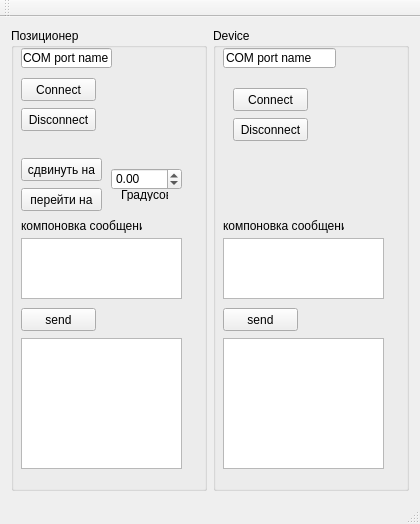
<?xml version="1.0" encoding="UTF-8"?>
<ui version="4.0">
 <class>MainWindow</class>
 <widget class="QMainWindow" name="MainWindow">
  <property name="geometry">
   <rect>
    <x>0</x>
    <y>0</y>
    <width>420</width>
    <height>524</height>
   </rect>
  </property>
  <property name="sizePolicy">
   <sizepolicy hsizetype="Fixed" vsizetype="Fixed">
    <horstretch>0</horstretch>
    <verstretch>0</verstretch>
   </sizepolicy>
  </property>
  <property name="windowTitle">
   <string>COM controller</string>
  </property>
  <widget class="QWidget" name="centralWidget">
   <layout class="QHBoxLayout" name="horizontalLayout">
    <item>
     <widget class="QGroupBox" name="groupBox">
      <property name="title">
       <string>Позиционер</string>
      </property>
      <widget class="QLineEdit" name="lineEdit">
       <property name="geometry">
        <rect>
         <x>10</x>
         <y>20</y>
         <width>91</width>
         <height>20</height>
        </rect>
       </property>
       <property name="text">
        <string>COM port name</string>
       </property>
      </widget>
      <widget class="QPushButton" name="btnDisconnect">
       <property name="geometry">
        <rect>
         <x>10</x>
         <y>80</y>
         <width>75</width>
         <height>23</height>
        </rect>
       </property>
       <property name="text">
        <string>Disconnect</string>
       </property>
      </widget>
      <widget class="QPushButton" name="btnConnect">
       <property name="geometry">
        <rect>
         <x>10</x>
         <y>50</y>
         <width>75</width>
         <height>23</height>
        </rect>
       </property>
       <property name="text">
        <string>Connect</string>
       </property>
      </widget>
      <widget class="QPushButton" name="pushButton_5">
       <property name="geometry">
        <rect>
         <x>10</x>
         <y>160</y>
         <width>81</width>
         <height>23</height>
        </rect>
       </property>
       <property name="text">
        <string>перейти на</string>
       </property>
      </widget>
      <widget class="QPushButton" name="pushButton_3">
       <property name="geometry">
        <rect>
         <x>10</x>
         <y>130</y>
         <width>81</width>
         <height>23</height>
        </rect>
       </property>
       <property name="text">
        <string>сдвинуть на</string>
       </property>
      </widget>
      <widget class="QDoubleSpinBox" name="doubleSpinBox">
       <property name="geometry">
        <rect>
         <x>100</x>
         <y>140</y>
         <width>71</width>
         <height>22</height>
        </rect>
       </property>
       <property name="minimum">
        <double>-100000.000000000000000</double>
       </property>
       <property name="maximum">
        <double>100000.000000000000000</double>
       </property>
       <property name="value">
        <double>0.000000000000000</double>
       </property>
      </widget>
      <widget class="QPlainTextEdit" name="plainTextEdit">
       <property name="geometry">
        <rect>
         <x>10</x>
         <y>210</y>
         <width>161</width>
         <height>61</height>
        </rect>
       </property>
      </widget>
      <widget class="QPushButton" name="pushButton_2">
       <property name="geometry">
        <rect>
         <x>10</x>
         <y>280</y>
         <width>75</width>
         <height>23</height>
        </rect>
       </property>
       <property name="text">
        <string>send</string>
       </property>
      </widget>
      <widget class="QPlainTextEdit" name="plainTextEdit_3">
       <property name="geometry">
        <rect>
         <x>10</x>
         <y>310</y>
         <width>161</width>
         <height>131</height>
        </rect>
       </property>
      </widget>
      <widget class="QLabel" name="label">
       <property name="geometry">
        <rect>
         <x>10</x>
         <y>190</y>
         <width>121</width>
         <height>16</height>
        </rect>
       </property>
       <property name="text">
        <string>компоновка сообщения</string>
       </property>
      </widget>
      <widget class="QLabel" name="label_2">
       <property name="geometry">
        <rect>
         <x>110</x>
         <y>160</y>
         <width>47</width>
         <height>13</height>
        </rect>
       </property>
       <property name="text">
        <string>Градусов</string>
       </property>
      </widget>
     </widget>
    </item>
    <item>
     <widget class="QGroupBox" name="groupBox_2">
      <property name="title">
       <string>Device</string>
      </property>
      <widget class="QLabel" name="label_3">
       <property name="geometry">
        <rect>
         <x>10</x>
         <y>190</y>
         <width>121</width>
         <height>16</height>
        </rect>
       </property>
       <property name="text">
        <string>компоновка сообщения</string>
       </property>
      </widget>
      <widget class="QPlainTextEdit" name="plainTextEdit_4">
       <property name="geometry">
        <rect>
         <x>10</x>
         <y>210</y>
         <width>161</width>
         <height>61</height>
        </rect>
       </property>
      </widget>
      <widget class="QPlainTextEdit" name="plainTextEdit_2">
       <property name="geometry">
        <rect>
         <x>10</x>
         <y>310</y>
         <width>161</width>
         <height>131</height>
        </rect>
       </property>
      </widget>
      <widget class="QPushButton" name="pushButton_6">
       <property name="geometry">
        <rect>
         <x>10</x>
         <y>280</y>
         <width>75</width>
         <height>23</height>
        </rect>
       </property>
       <property name="text">
        <string>send</string>
       </property>
      </widget>
      <widget class="QPushButton" name="btnConnect_2">
       <property name="geometry">
        <rect>
         <x>20</x>
         <y>60</y>
         <width>75</width>
         <height>23</height>
        </rect>
       </property>
       <property name="text">
        <string>Connect</string>
       </property>
      </widget>
      <widget class="QLineEdit" name="lineEdit_2">
       <property name="geometry">
        <rect>
         <x>10</x>
         <y>20</y>
         <width>113</width>
         <height>20</height>
        </rect>
       </property>
       <property name="text">
        <string>COM port name</string>
       </property>
      </widget>
      <widget class="QPushButton" name="btnDisconnect_2">
       <property name="geometry">
        <rect>
         <x>20</x>
         <y>90</y>
         <width>75</width>
         <height>23</height>
        </rect>
       </property>
       <property name="text">
        <string>Disconnect</string>
       </property>
      </widget>
     </widget>
    </item>
   </layout>
  </widget>
  <widget class="QMenuBar" name="menuBar">
   <property name="geometry">
    <rect>
     <x>0</x>
     <y>0</y>
     <width>420</width>
     <height>21</height>
    </rect>
   </property>
  </widget>
  <widget class="QToolBar" name="mainToolBar">
   <attribute name="toolBarArea">
    <enum>TopToolBarArea</enum>
   </attribute>
   <attribute name="toolBarBreak">
    <bool>false</bool>
   </attribute>
  </widget>
  <widget class="QStatusBar" name="statusBar"/>
 </widget>
 <layoutdefault spacing="6" margin="11"/>
 <resources/>
 <connections/>
</ui>
